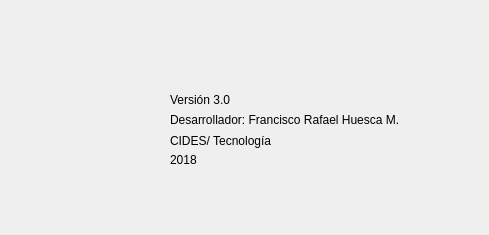
<?xml version="1.0" encoding="UTF-8"?>
<ui version="4.0">
 <class>Dialog</class>
 <widget class="QDialog" name="Dialog">
  <property name="windowModality">
   <enum>Qt::ApplicationModal</enum>
  </property>
  <property name="geometry">
   <rect>
    <x>0</x>
    <y>0</y>
    <width>489</width>
    <height>235</height>
   </rect>
  </property>
  <property name="windowTitle">
   <string>Acerca de VAL 508</string>
  </property>
  <property name="styleSheet">
   <string notr="true"/>
  </property>
  <widget class="QLabel" name="label">
   <property name="geometry">
    <rect>
     <x>10</x>
     <y>20</y>
     <width>121</width>
     <height>131</height>
    </rect>
   </property>
   <property name="sizePolicy">
    <sizepolicy hsizetype="Fixed" vsizetype="Fixed">
     <horstretch>0</horstretch>
     <verstretch>0</verstretch>
    </sizepolicy>
   </property>
   <property name="baseSize">
    <size>
     <width>0</width>
     <height>0</height>
    </size>
   </property>
   <property name="text">
    <string/>
   </property>
   <property name="pixmap">
    <pixmap resource="resources.qrc">:/logo.png</pixmap>
   </property>
   <property name="scaledContents">
    <bool>true</bool>
   </property>
  </widget>
  <widget class="QLabel" name="label_2">
   <property name="geometry">
    <rect>
     <x>170</x>
     <y>90</y>
     <width>171</width>
     <height>20</height>
    </rect>
   </property>
   <property name="baseSize">
    <size>
     <width>0</width>
     <height>0</height>
    </size>
   </property>
   <property name="text">
    <string>Versión 3.0</string>
   </property>
  </widget>
  <widget class="QLabel" name="label_3">
   <property name="geometry">
    <rect>
     <x>170</x>
     <y>150</y>
     <width>62</width>
     <height>20</height>
    </rect>
   </property>
   <property name="text">
    <string>2018</string>
   </property>
  </widget>
  <widget class="QLabel" name="label_4">
   <property name="geometry">
    <rect>
     <x>170</x>
     <y>110</y>
     <width>311</width>
     <height>20</height>
    </rect>
   </property>
   <property name="text">
    <string>Desarrollador: Francisco Rafael Huesca M.</string>
   </property>
  </widget>
  <widget class="QLabel" name="label_5">
   <property name="geometry">
    <rect>
     <x>170</x>
     <y>10</y>
     <width>191</width>
     <height>61</height>
    </rect>
   </property>
   <property name="text">
    <string/>
   </property>
   <property name="pixmap">
    <pixmap resource="resources.qrc">:/symbol.png</pixmap>
   </property>
   <property name="scaledContents">
    <bool>true</bool>
   </property>
  </widget>
  <widget class="QLabel" name="label_7">
   <property name="geometry">
    <rect>
     <x>170</x>
     <y>130</y>
     <width>131</width>
     <height>21</height>
    </rect>
   </property>
   <property name="text">
    <string>CIDES/ Tecnología</string>
   </property>
  </widget>
 </widget>
 <resources>
  <include location="resources.qrc"/>
 </resources>
 <connections/>
</ui>
